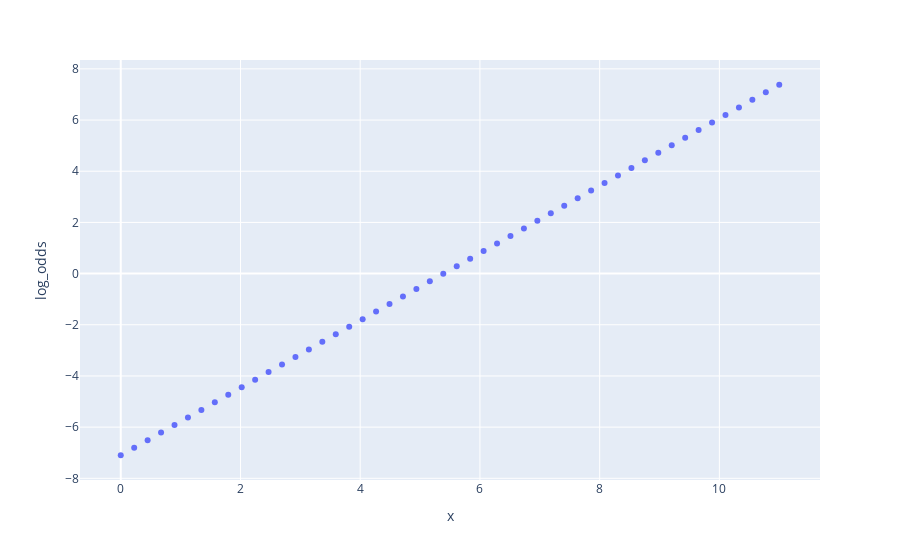

The notebook cell this image was saved under:
### Markdown cell above
如果对采样点的 $y$ 取 **对数几率** $log(odds) = log(\frac{P(y|X)}{1-P(y|X)}) = log(\frac{1}{exp(-W^T X)}) = -log(exp(-W^T X)) = W^T X $，得到就是下面的图形。 

下图中，横坐标采样点的横坐标，纵坐标就是对数几率，注意，**原有的样本点无法做这样的对数几率变换，因为它们的y是0或者1，不是由Logistic拟合输出**。

### Code cell
px.scatter(data_frame=df_, x='x', y='log_odds')

### Figure 1 — Plotly figure (JSON) as saved in the notebook; plotly's stock layout.template omitted (floating-point values rounded to 4 significant figures)
{"data": [{"hovertemplate": "x=%{x}<br>log_odds=%{y}<extra></extra>", "legendgroup": "", "marker": {"color": "#636efa", "symbol": "circle"}, "mode": "markers", "name": "", "orientation": "v", "showlegend": false, "type": "scatter", "x": [0, 0.2245, 0.449, 0.6735, 0.898, 1.122, 1.347, 1.571, 1.796, 2.02, 2.245, 2.469, 2.694, 2.918, 3.143, 3.367, 3.592, 3.816, 4.041, 4.265, 4.49, 4.714, 4.939, 5.163, 5.388, 5.612, 5.837, 6.061, 6.286, 6.51, 6.735, 6.959, 7.184, 7.408, 7.633, 7.857, 8.082, 8.306, 8.531, 8.755, 8.98, 9.204, 9.429, 9.653, 9.878, 10.1, 10.33, 10.55, 10.78, 11], "xaxis": "x", "y": [-7.099, -6.803, -6.508, -6.212, -5.917, -5.621, -5.326, -5.03, -4.735, -4.44, -4.144, -3.849, -3.553, -3.258, -2.962, -2.667, -2.371, -2.076, -1.78, -1.485, -1.189, -0.8938, -0.5983, -0.3029, -0.007391, 0.2881, 0.5836, 0.879, 1.175, 1.47, 1.765, 2.061, 2.356, 2.652, 2.947, 3.243, 3.538, 3.834, 4.129, 4.425, 4.72, 5.016, 5.311, 5.607, 5.902, 6.198, 6.493, 6.789, 7.084, 7.379], "yaxis": "y"}], "layout": {"autosize": true, "legend": {"tracegroupgap": 0}, "margin": {"t": 60}, "xaxis": {"anchor": "y", "autorange": true, "domain": [0, 1], "range": [-0.6575, 11.66], "title": {"text": "x"}, "type": "linear"}, "yaxis": {"anchor": "x", "autorange": true, "domain": [0, 1], "range": [-8.125, 8.406], "title": {"text": "log_odds"}, "type": "linear"}}}
